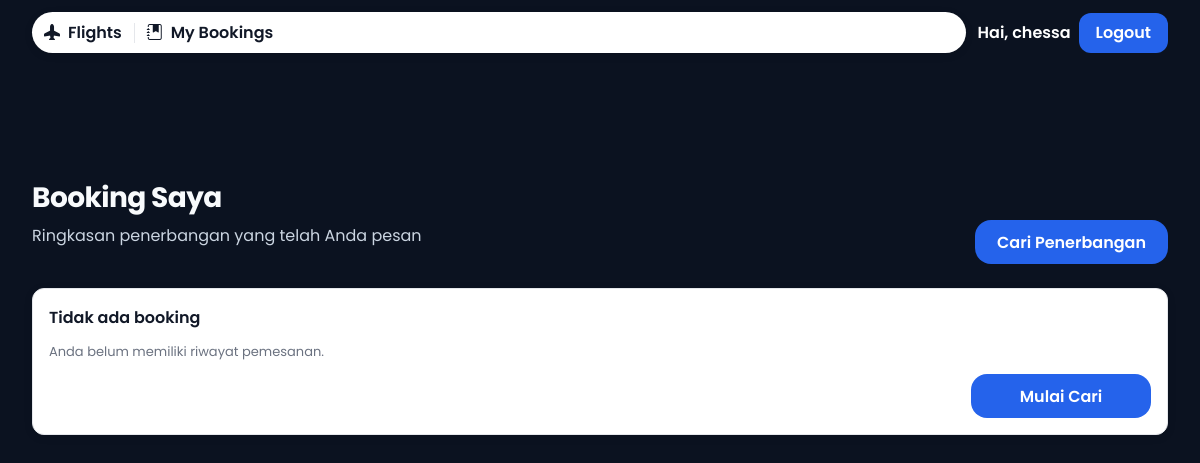
Page /bookings (signed in) on the earlier database version.
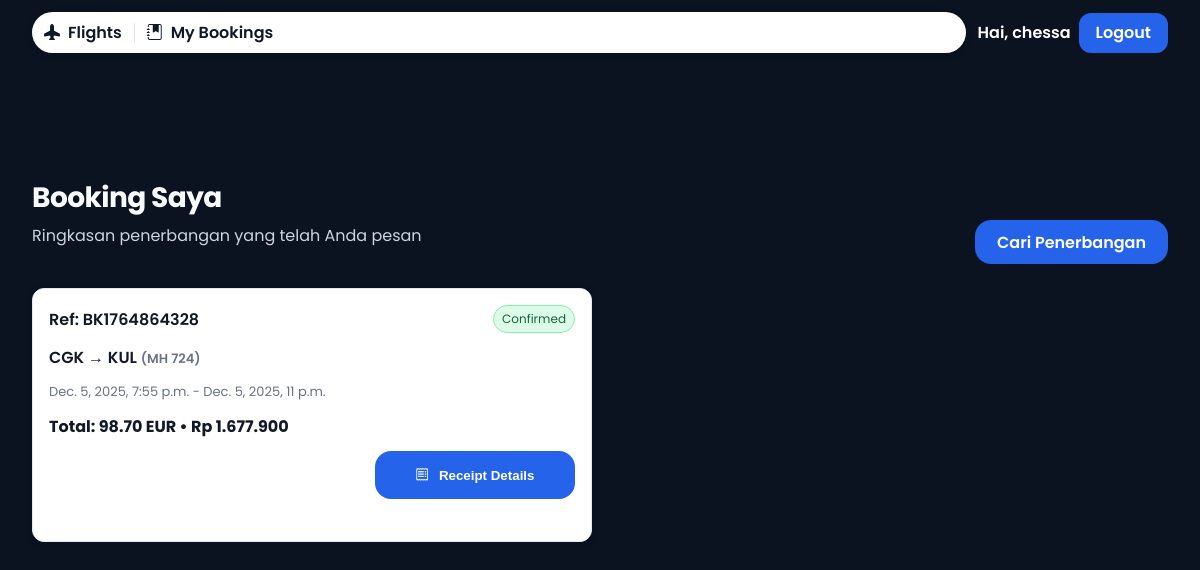
Same page on the later database version.
### flight/models.py (models this page shows)
class Booking(models.Model):
    STATUS_CHOICES = (
        ("pending", "Pending"),
        ("confirmed", "Confirmed"),
        ("cancelled", "Cancelled"),
    )
    user = models.ForeignKey(settings.AUTH_USER_MODEL, on_delete=models.CASCADE)
    flight = models.ForeignKey(FlightTemp, on_delete=models.CASCADE)
    booking_reference = models.CharField(max_length=50, unique=True)
    status = models.CharField(max_length=20, choices=STATUS_CHOICES, default="pending")
    created_at = models.DateTimeField(auto_now_add=True)
    updated_at = models.DateTimeField(auto_now=True)

class FlightTemp(models.Model):
    search = models.ForeignKey(FlightSearchLog, on_delete=models.CASCADE, related_name="flights")
    airline_code = models.CharField(max_length=10)
    flight_number = models.CharField(max_length=20)
    origin = models.CharField(max_length=10)
    destination = models.CharField(max_length=10)
    departure_time = models.DateTimeField()
    arrival_time = models.DateTimeField()
    duration = models.CharField(max_length=20)
    price_total = models.DecimalField(max_digits=10, decimal_places=2)
    currency = models.CharField(max_length=10)
    amadeus_offer_id = models.CharField(max_length=255)
    created_at = models.DateTimeField(auto_now_add=True)

class Payment(models.Model):
    booking = models.OneToOneField(Booking, on_delete=models.CASCADE, related_name="payment")
    amount = models.DecimalField(max_digits=10, decimal_places=2)
    currency = models.CharField(max_length=10)
    status = models.CharField(max_length=20, choices=(
        ("pending", "Pending"),
        ("paid", "Paid"),
        ("failed", "Failed"),
    ), default="pending")
    created_at = models.DateTimeField(auto_now_add=True)

### flight/views.py (the view, shortened to what this page needs)
# urls.py: path('bookings', my_bookings, name='my_bookings'),
def my_bookings(request):
    if not getattr(request, "user", None) or not request.user.is_authenticated:
        return redirect("login")
    qs = (
        Booking.objects.filter(user=request.user, status="confirmed")
        .select_related("payment", "flight")
        .prefetch_related("passengers")
        .order_by("-created_at")
    )
    items = []
    for b in qs:
        f = b.flight
        amt = getattr(b.payment, "amount", None)
        curr = getattr(b.payment, "currency", "")
        _, idr_str = _convert_to_idr(amt, curr)
        ps = []
        try:
            for px in b.passengers.all():
                ps.append(px.full_name)
        except Exception:
            pass
        passenger_summary = ", ".join([p for p in ps if p])
        items.append({
            "ref": b.booking_reference,
            "status": b.status,
            "airline": getattr(f, "airline_code", ""),
            "flight_number": getattr(f, "flight_number", ""),
            "origin": getattr(f, "origin", ""),
            "destination": getattr(f, "destination", ""),
            "departure_time": getattr(f, "departure_time", None),
            "arrival_time": getattr(f, "arrival_time", None),
            "price": amt,
            "currency": curr,
            "price_idr_str": idr_str,
            "passenger_summary": passenger_summary,
        })
    confirmed_ref = (request.GET.get("ref") or "").strip()
    confirmed_flag = (request.GET.get("confirmed") or "").strip().lower() in ("1","true","yes")
    confirmation = None
    return render(request, "flight/bookings.html", {"items": items, "confirmation": confirmation})

### flight/views.py (called while the page is built)
def _convert_to_idr(amount, currency):
    try:
        amt = Decimal(str(amount))
    except Exception:
        return None, None
    rate = _get_rate_to_idr(currency)
    idr = (amt * rate).quantize(Decimal("1"))
    s = f"{idr:,.0f}".replace(",", ".")
    return idr, s

### templates/flight/bookings.html (shortened to what this page needs)
<!DOCTYPE html>
<html lang="id">
<head>
  <link rel="stylesheet" href="https://cdn.jsdelivr.net/npm/bootstrap-icons@1.11.1/font/bootstrap-icons.css">
</head>
<body>
  {% include 'flight/header.html' %}
  <main class="content" role="main">
    <div class="container">
      {% if selection_id or offer %}
        <div class="page-header">
          <div>
            <h1 class="title">Flight Booking</h1>
            {% if origin_label or destination_label %}
              <p class="subtitle"><strong>Penerbangan:</strong> {{ origin_label }} → {{ destination_label }}</p>
            {% else %}
              <p class="subtitle">Lengkapi data penumpang untuk konfirmasi</p>
            {% endif %}
          </div>
          <div class="card-actions">
            <a href="{% url 'search_flights' %}" class="sb-button">Cari Penerbangan</a>
          </div>
        </div>
        {% if offer %}
          <article class="booking-card" aria-label="Detail Penawaran">
            <div>Offer ID: {{ offer.id }}</div>
            {% if offer.price %}
              <div><strong>Harga:</strong> {{ offer.price.total }} {{ offer.price.currency }}</div>
              {% if offer_idr_str %}
                <div><strong>Harga (IDR):</strong> Rp {{ offer_idr_str }}</div>
              {% endif %}
            {% endif %}
            {% if offer.itineraries %}
              {% for itin in offer.itineraries %}
                <div>
                  {% for segment in itin.segments %}
                    <div>
                      {{ segment.departure.iataCode }} → {{ segment.arrival.iataCode }}
                      ({{ segment.carrierCode }} {{ segment.number }})
                      {{ segment.departure.at }} - {{ segment.arrival.at }}
                    </div>
                  {% endfor %}
                </div>
              {% endfor %}
            {% endif %}
          </article>
        {% else %}
          <article class="booking-card">
            <div>Tidak ada penawaran yang dipilih.</div>
          </article>
        {% endif %}
        <form id="booking_form" class="form" method="post" action="{% url 'confirm_booking' %}">
          {% csrf_token %}
          <input type="hidden" name="idx" value="{{ idx }}" />
          <input type="hidden" name="selection_id" value="{{ selection_id }}" />
          <div class="form-grid" aria-label="Formulir Penumpang">
            <div class="col" aria-label="Kolom kiri">
              <label for="name">Nama Lengkap</label>
              <input id="name" type="text" name="name" required aria-required="true" class="input" />
              <label for="passport">Nomor Paspor</label>
              <input id="passport" type="text" name="passport" required aria-required="true" class="input" />
              <label for="nationality">Nationality</label>
              <select id="nationality" name="nationality" required aria-required="true">
                <option value="">Pilih negara</option>
                <option value="ID">Indonesia</option>
                <option value="MY">Malaysia</option>
                <option value="SG">Singapore</option>
                <option value="TH">Thailand</option>
                <option value="JP">Japan</option>
                <option value="AU">Australia</option>
                <option value="US">United States</option>
                <option value="GB">United Kingdom</option>
              </select>
              <label for="birth_date">Tanggal Lahir</label>
              <input id="birth_date" type="date" name="birth_date" required aria-required="true" class="input" placeholder="mm/dd/yyyy" />
            </div>
            <div class="col" aria-label="Kolom kanan">
              <label for="passport_expiry">Masa Berlaku Paspor</label>
              <input id="passport_expiry" type="date" name="passport_expiry" required aria-required="true" class="input" placeholder="mm/dd/yyyy" />
              <label for="email">Email</label>
              <input id="email" type="email" name="email" required aria-required="true" class="input" />
              <label for="phone">No. HP</label>
              <input id="phone" type="tel" name="phone" required aria-required="true" class="input" inputmode="numeric" />
            </div>
          </div>
          <div class="card-actions" style="margin-top: var(--space-3);">
            <button type="submit" class="sb-button">Konfirmasi Booking</button>
            <a href="{% url 'flight_results' %}" class="btn">Kembali ke Flight Results</a>
          </div>
        </form>
      {% else %}
        <div class="page-header">
          <div>
            <h1 class="title">Booking Saya</h1>
            <p class="subtitle">Ringkasan penerbangan yang telah Anda pesan</p>
          </div>
          <div class="card-actions">
            <a href="{% url 'search_flights' %}" class="sb-button">Cari Penerbangan</a>
          </div>
        </div>
        {% if items and items|length %}
          <section class="booking-list" aria-label="Daftar Booking" id="booking_list">
            {% for it in items %}
              {% if it.status == 'Confirmed' or it.status == 'confirmed' %}
              <article class="booking-card" aria-label="Booking">
                <div class="header-row">
                  <div class="ref">Ref: {{ it.ref }}</div>
                  <div class="status confirmed" aria-label="Status">Confirmed</div>
                </div>
                <div class="route">{{ it.origin }} → {{ it.destination }} <span class="meta">({{ it.airline }} {{ it.flight_number }})</span></div>
                <div class="meta">{{ it.departure_time }} - {{ it.arrival_time }}</div>
                {% if it.price %}
                  <div class="price">Total: {{ it.price }} {{ it.currency }}{% if it.price_idr_str %} • Rp {{ it.price_idr_str }}{% endif %}</div>
                {% endif %}
                <div class="card-actions">
                  <button class="sb-button-2 manage" type="button" data-idx="{{ forloop.counter0 }}" data-ref="{{ it.ref }}" data-airline="{{ it.airline }}" data-flight="{{ it.flight_number }}" data-origin="{{ it.origin }}" data-destination="{{ it.destination }}" data-departure="{{ it.departure_time }}" data-arrival="{{ it.arrival_time }}" data-amount="{{ it.price }}" data-currency="{{ it.currency }}" data-amount-idr="{{ it.price_idr_str|default:'' }}" data-passenger="{{ it.passenger_summary|default:'' }}" aria-label="Receipt Details for {{ it.ref }}" aria-expanded="false" aria-controls="receipt_details_{{ forloop.counter0 }}"><i class="bi bi-receipt" aria-hidden="true"></i><span>Receipt Details</span></button>
                </div>
              </article>
              {% endif %}
            {% endfor %}
          </section>
        {% else %}
          <section aria-label="Tidak ada booking">
            <article class="booking-card">
              <div class="header-row">
                <div class="ref">Tidak ada booking</div>
              </div>
              <div class="meta">Anda belum memiliki riwayat pemesanan.</div>
              {% if not confirmation %}
              <div class="card-actions">
                <a href="{% url 'search_flights' %}" class="sb-button">Mulai Cari</a>
              </div>
              {% endif %}
            </article>
          </section>
        {% endif %}
      {% endif %}
    </div>
  </main>
</body>
</html>

### templates/flight/header.html (shortened to what this page needs)
{% load static %}
<header class="site-header">
  <div class="container header-bar">
    <nav class="nav-pill" aria-label="Primary">
      <a class="nav-link" href="{% url 'search_flights' %}"><i class="bi bi-airplane-fill" aria-hidden="true"></i><span>Flights</span></a>
      <a class="nav-link" href="{% url 'my_bookings' %}"><i class="bi bi-journal-bookmark-fill" aria-hidden="true"></i><span>My Bookings</span></a>
    </nav>
    <div class="actions">
      {% if request.user.is_authenticated %}
        <span style="color:#fff; font-weight:600;">Hai, {{ request.user.username }}</span>
        <a class="btn btn-primary" href="{% url 'logout' %}">Logout</a>
      {% else %}
        <a class="btn btn-primary" href="{% url 'login' %}">Login</a>
        <a class="btn" href="{% url 'register' %}">Register</a>
      {% endif %}
    </div>
  </div>
</header>

### templates/flight/bookings.html (style rules this page uses)
:root { --space-1: 4px; --space-2: 8px; --space-3: 12px; --space-4: 16px; --space-5: 24px; --space-6: 32px; --space-7: 48px; --space-8: 64px; --gutter: var(--space-4); --shadow-1: 0 2px 8px rgba(0,0,0,0.10); --shadow-2: 0 6px 20px rgba(0,0,0,0.12); --surface: #ffffff; --surface-muted: #f3f4f6; --text: #111827; --muted: #6b7280; --border: #e5e7eb; --primary: #2563eb; --primary-hover: #1d4ed8; --radius-1: 8px; --radius-2: 12px; --radius-3: 16px; --radius-4: 24px; --container-max: 1200px; --bp-sm: 480px; --bp-md: 768px; --bp-lg: 1024px; --bp-xl: 1280px; }
* { box-sizing: border-box; }
html { color-scheme: light; }
body { margin: 0; font-family: 'Poppins', Arial, sans-serif; color: var(--text); background: #0b1220; }
a { color: var(--primary); text-decoration: none; }
.container { width: min(var(--container-max), 100% - var(--space-6)); margin-inline: auto; padding-inline: var(--space-4); }
header.site-header { position: relative; z-index: 2; padding: var(--space-3) 0; }
.header-bar { display: grid; grid-template-columns: 1fr auto; align-items: center; gap: var(--space-3); }
.nav-pill { display: inline-flex; align-items: center; gap: var(--space-3); background: var(--surface); border-radius: 999px; padding: var(--space-2) var(--space-3); box-shadow: var(--shadow-1); }
.nav-link { color: var(--text); font-weight: 600; display: inline-flex; align-items: center; gap: 8px; }
.actions { display: inline-flex; align-items: center; gap: var(--space-2); }
.btn { display: inline-flex; align-items: center; justify-content: center; height: 40px; padding: 0 var(--space-4); border-radius: var(--radius-2); font-weight: 600; border: 1px solid transparent; color: var(--text); background: transparent; transition: background-color .3s ease, color .3s ease, border-color .3s ease, box-shadow .3s ease; }
.btn-primary { background: var(--primary); color: #fff; transition: background-color .3s ease, box-shadow .3s ease, color .3s ease; }
main.content { padding: var(--space-8) 0 var(--space-8); }
.page-header { display: flex; justify-content: space-between; align-items: end; margin-top: var(--space-6); margin-bottom: var(--space-5); }
.title { font-size: 28px; font-weight: 700; letter-spacing: -0.02em; margin: 0; color: #f8fafc; }
.subtitle { color: #cbd5e1; margin-top: var(--space-1); }
.booking-list { display: grid; grid-template-columns: 1fr; gap: var(--space-4); }
@media (min-width: 768px) { .booking-list { grid-template-columns: 1fr 1fr; } }
@media (min-width: 1024px) { .page-header { margin-top: var(--space-7); } }
.booking-card { background: var(--surface); border: 1px solid var(--border); border-radius: var(--radius-2); box-shadow: var(--shadow-1); padding: var(--space-4); display: grid; gap: var(--space-3); transition: box-shadow .2s ease, transform .2s ease; }
.header-row { display: flex; justify-content: space-between; align-items: center; }
.ref { font-weight: 600; }
.status { font-size: 12px; padding: 4px 8px; border-radius: 999px; border: 1px solid var(--border); background: #f8fafc; color: #0f172a; }
.status.confirmed { background: #dcfce7; border-color: #86efac; color: #166534; }
.route { font-size: 16px; font-weight: 600; }
.meta { color: var(--muted); font-size: 13px; }
.price { font-weight: 700; }
.card-actions { display: flex; gap: var(--space-2); justify-content: flex-end; }
.sb-button { height: 44px; padding: 0 22px; background: var(--primary); color: #fff; border: none; border-radius: var(--radius-3); font-weight: 600; cursor: pointer; min-width: 180px; display: inline-flex; align-items: center; justify-content: center; transition: background-color .3s ease, box-shadow .3s ease, color .3s ease; }
.sb-button-2 { height: 44px; padding: 0 22px; background: var(--primary); color: #fff; border: none; border-radius: var(--radius-3); font-weight: 600; cursor: pointer; min-width: 180px; display: inline-flex; align-items: center; justify-content: center; transition: background-color .2s ease; }
.sb-button-2.manage { height: 48px; min-width: 200px; gap: 10px; }

Differences in the rows shown:
added Booking: ref "BK1764864328", status "confirmed" (drawn)
added FlightTemp: origin "CGK", destination "KUL", airline "MH", flight_number "724", departure_time "Dec. 5, 2025, 7:55 p.m.", arrival_time "Dec. 5, 2025, 11 p.m."
added Payment: price "98.70", currency "EUR"
Other differences:
new list line: "Ref: Confirmed → ( ) - Total: • Rp 1.677.900 Receipt Details"
text no longer shown: "Tidak ada booking Anda belum memiliki riwayat pemesanan. Mulai Cari"
